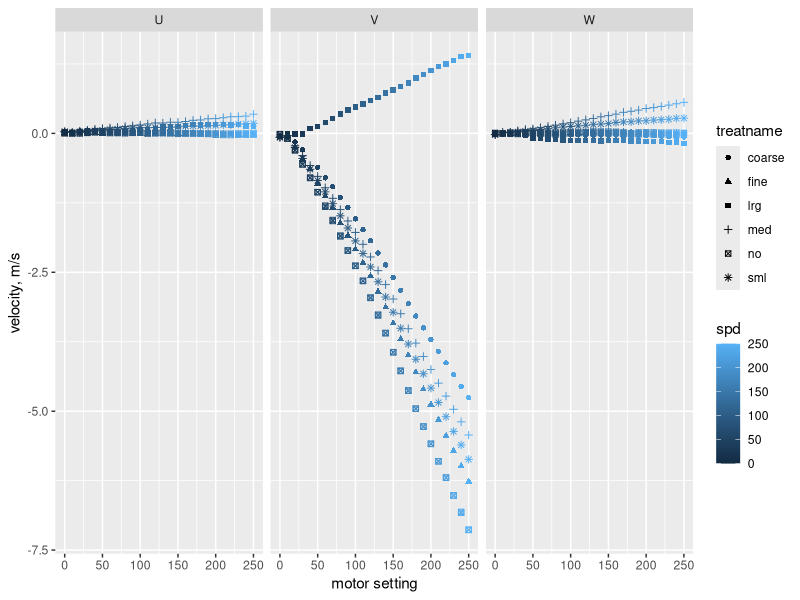
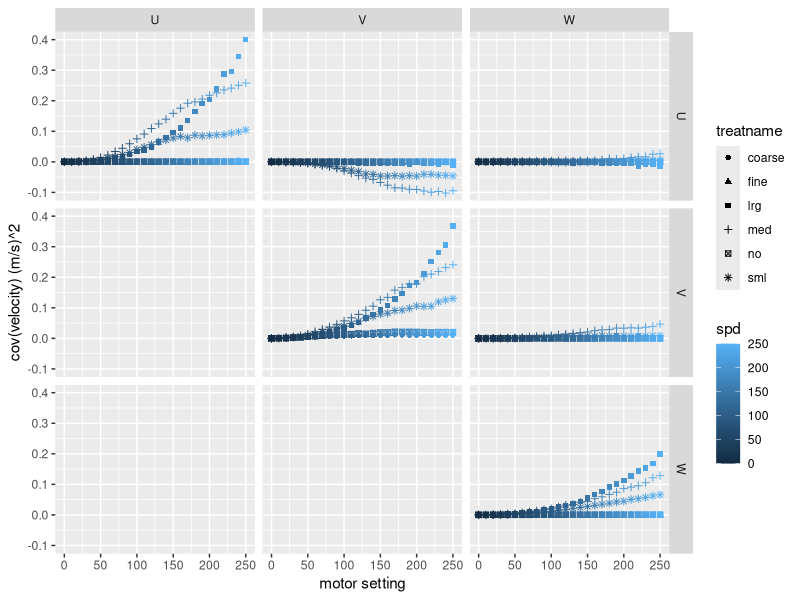

Here is the R script that generated these plots, in order:
library(ggplot2)
library(plyr)

# load data
means <- read.table("ameans.csv",header=TRUE,sep=",")
covariances <- read.table("acovariances.csv",header=TRUE,sep=",")

# plot anemometer means
fig1 <- ggplot(data=means,aes(spd,mean,colour=spd,shape=treatname))+geom_point()+facet_wrap(~ channel)+xlab("motor setting")+ylab("velocity, m/s")
pdf("ameans.pdf")
print(fig1)
dev.off()

# plot anemometer covariances
fig2 <- ggplot(data=covariances,aes(spd,cov,colour=spd,shape=treatname))+geom_point()+facet_grid(from ~ to)+xlab("motor setting")+ylab("cov(velocity) (m/s)^2")
pdf("acovariances.pdf")
print(fig2)
dev.off()



